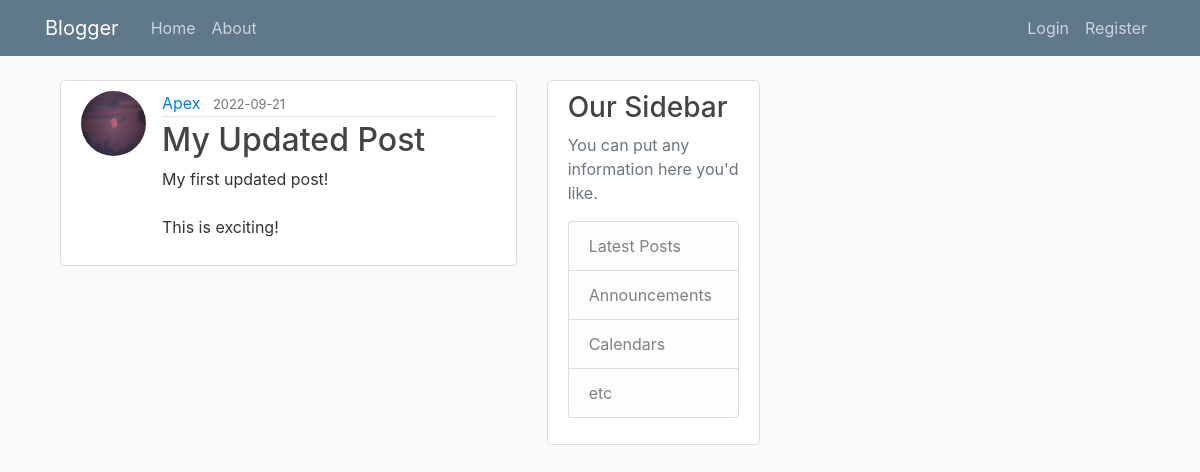
Screenshot of /post/2 with the database file from the repository.
### src/model.py (models this page shows, shortened)
class User(db.Model, UserMixin):
    id = db.Column(db.Integer, primary_key=True)
    username = db.Column(db.String(20), unique=True, nullable=False)
    email = db.Column(db.String(120), unique=True, nullable=False)
    image_file = db.Column(db.String(20), nullable=False, default='default.jpg')
    password = db.Column(db.String(60), nullable=False)
    posts = db.relationship('Post', backref='author', lazy=True)

class Post(db.Model):
    id = db.Column(db.Integer, primary_key=True)
    title = db.Column(db.String(100), nullable=False)
    date_posted = db.Column(db.DateTime, nullable=False, default=datetime.utcnow)
    content = db.Column(db.Text, nullable=False)
    user_id = db.Column(db.Integer, db.ForeignKey('user.id'), nullable=False)

### src/route/post_route.py (the view)
@app.route("/post/<int:post_id>")
def post(post_id):
    post = Post.query.get_or_404(post_id)
    return render_template('post.html', title=post.title, post=post)

### src/templates/post.html (shortened to what this page needs)
{% extends "base.html" %}
{% block content %}
  <article class="media content-section">
    <img class="rounded-circle article-img" src="{{ url_for('static', filename='profile_pics/' + post.author.image_file) }}">
    <div class="media-body">
      <div class="article-metadata">
        <a class="mr-2" href="{{ url_for('user_posts', username=post.author.username) }}">{{ post.author.username }}</a>
        <small class="text-muted">{{ post.date_posted.strftime('%Y-%m-%d') }}</small>
      </div>
      <h2 class="article-title">{{ post.title }}</h2>
      <p class="article-content">{{ post.content }}</p>
    </div>
  </article>
{% endblock content %}

### src/static/main.css (style rules this page uses)
body { background: #fafafa; color: #333333; margin-top: 5rem; }
h1, h2, h3, h4, h5, h6 { color: #444444; }
.content-section { background: #ffffff; padding: 10px 20px; border: 1px solid #dddddd; border-radius: 5px; margin-bottom: 20px; overflow-x:auto; }
.article-title { color: #444444; }
.article-content { white-space: pre-line; }
.article-img { height: 65px; width: 65px; margin-right: 16px; }
.article-metadata { padding-bottom: 1px; margin-bottom: 4px; border-bottom: 1px solid #e3e3e3 }

### rows the page displays
User: image_file (placeholder picture), author.username "Apex"
Post: date_posted "2022-09-21", title "My Updated Post", content "My first updated post! This is exciting!"
